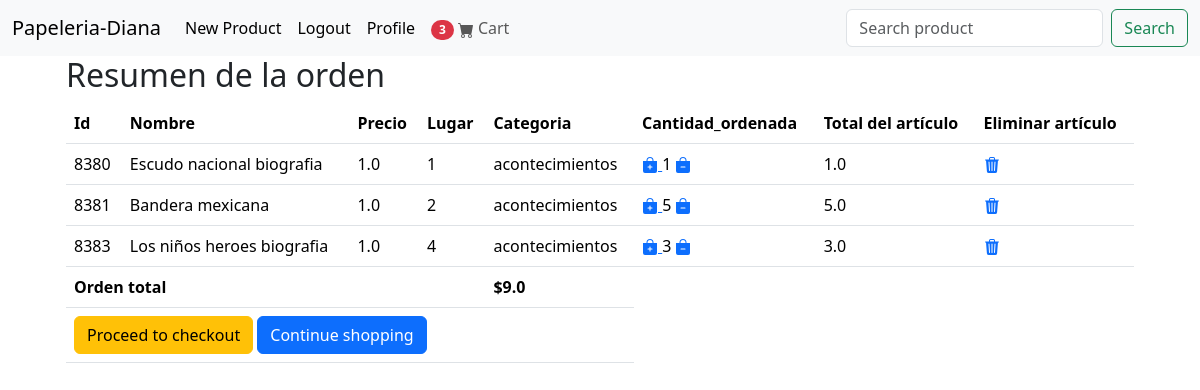
The page /order-summary/ (signed in) on the database its author committed.
### pape/models.py (models this page shows, shortened)
class Order(models.Model):
    author = models.ForeignKey(User, on_delete=models.CASCADE)
    items = models.ManyToManyField(OrderItem)
    fecha_orden = models.DateTimeField()
    ordered = models.BooleanField(default=False)
    def get_total(self):
        total = 0
        for order_item in self.items.all():
            total += order_item.get_total_item_price()
        return total

class OrderItem(models.Model):
    author = models.ForeignKey(User, on_delete=models.CASCADE)
    ordered = models.BooleanField(default=False)
    item = models.ForeignKey(Item, on_delete=models.CASCADE)
    cantidad_ordenada = models.IntegerField(default=1)
    def get_total_item_price(self):
        return self.cantidad_ordenada * self.item.precio

class Item(models.Model):
    nombre = models.CharField(max_length=100)
    precio = models.FloatField()
    lugar = models.CharField(max_length=10, blank=True)
    categoria = models.CharField(choices=CATEGORIAS_SELECCIONADAS, max_length=20, default="escolar", blank="")
    cantidad_inventario = models.IntegerField()
    fecha_creacion = models.DateTimeField(auto_now_add=True)
    author = models.ForeignKey(User, on_delete=models.CASCADE) #Este campo ligas las tablas Record y User.

### pape/views.py (the view)
# urls.py: path('order-summary/', OrderSummaryView.as_view(), name='order-summary'),
class OrderSummaryView(LoginRequiredMixin, View):
	def get(self, *args, **kwargs):
		try:
			order = Order.objects.get(author=self.request.user, ordered=False)
			context = {
				'object':order
			}
			return render(self.request, 'pape/order_summary.html', context)
		except ObjectDoesNotExist:
			messages.warning(request, 'No tienes una orden activa.')
			return redirect("/")

### pape/templatetags/cart_template_tags.py (called while the page is built)
@register.filter
def cart_item_count(user):
    if user.is_authenticated:
        qs = Order.objects.filter(author=user, ordered=False)
        if qs.exists():
            return qs[0].items.count()
    return 0

### pape/templates/pape/order_summary.html (shortened to what this page needs)
{% extends "pape/base.html" %}
{% block content %}
  <main>
    <div class="container">
    <div class="table-responsive text-nowrap">
    <h2>Resumen de la orden</h2>
    <table class="table">
        <thead>
        <tr>
            <th scope="col">Id</th>
            <th scope="col">Nombre</th>
            <th scope="col">Precio</th>
            <th scope="col">Lugar</th>
            <th scope="col">Categoria</th>
            <th scope="col">Cantidad_ordenada</th>
            <th scope="col">Total del artículo</th>
            <th scope="col">Eliminar artículo</th>
        </tr>
        </thead>
        <tbody>
            {% for order_item in object.items.all %}
        <tr>
            <td>{{ order_item.item.id }}</a></td>
            <td>{{ order_item.item.nombre }}</td>
            <td>{{ order_item.item.precio }}</td>
            <td>{{ order_item.item.lugar }}</td>
            <td>{{ order_item.item.categoria }}</td>
            <td>
                <a href="{% url 'add-to-cart' order_item.item.pk %}">
                </a>
                {{ order_item.cantidad_ordenada }}
                <a href="{% url 'remove-single-item-from-cart' order_item.item.pk %}">
                    <svg xmlns="http://www.w3.org/2000/svg" width="16" height="16" fill="currentColor" class="bi bi-bag-dash-fill" viewBox="0 0 16 16">
                        <path fill-rule="evenodd" d="M10.5 3.5a2.5 2.5 0 0 0-5 0V4h5zm1 0V4H15v10a2 2 0 0 1-2 2H3a2 2 0 0 1-2-2V4h3.5v-.5a3.5 3.5 0 1 1 7 0M6 9.5a.5.5 0 0 0 0 1h4a.5.5 0 0 0 0-1z"/>
                    </svg>
                </a>
            </td>
            <td>{{ order_item.get_total_item_price }} </td>
            <td >
                <a href="{% url 'remove-from-cart' order_item.item.pk %}" >
                </a>
            </td>
        </tr>
        {% endfor %}
        {% if object.get_total %}
        <tr>
            <td colspan="4"><b>Orden total</b></td>
            <td><b>${{ object.get_total }}</b></td>
        </tr>
        <tr>
            <td colspan="5">
                <a class='btn btn-warning float-right ml-2' href='#'>Proceed to checkout</a>
                <a class='btn btn-primary float-right' href='/'>Continue shopping</a>
            </td>
        </tr>
        {% endif %}
        </tbody>
    </table>
    </div>
    </div>
  </main>
{% endblock content %}

### pape/templates/pape/base.html (shortened to what this page needs)
{% load cart_template_tags %}
{% load static %}
<!DOCTYPE html>
<html lang="en">
<head>
    <link href="https://cdn.jsdelivr.net/npm/bootstrap@5.3.3/dist/css/bootstrap.min.css" rel="stylesheet">
</head>
<body>
    <nav class="navbar navbar-expand-lg bg-body-tertiary">
        <div class="container-fluid">
            <a class="navbar-brand" href="{% url 'pape-home' %}">Papeleria-Diana</a>
            <div class="collapse navbar-collapse" id="navbarSupportedContent">
                <ul class="navbar-nav me-auto mb-2 mb-lg-0">
                {%if user.is_authenticated %}
                    <li class="nav-item">
                        <a class="nav-link active" aria-current="page" href="{% url 'pape-create' %}">New Product</a>
                    </li>
                    <li class="nav-item">
                        <a class="nav-link active" aria-current="page" href="{% url 'logout' %}">Logout</a>
                    </li>
                    <li class="nav-item">
                        <a class="nav-link active" aria-current="page" href="{% url 'profile' %}">Profile</a>
                    </li>
                    <li class="nav-item">
                        <a href="{% url 'order-summary' %}" class="nav-link waves-effect">
                            <span class="badge rounded-pill bg-danger">
                                {{ request.user|cart_item_count }}
                            </span>
                        <span class="clearfix d-none d-sm-inline-block"> Cart </span>
                        </a>
                    </li>
                    {%endif%}
                </ul>
                <form class="d-flex" role="search" method="GET" action="{% url 'search' %}">
                    <input class="form-control me-2" type="search" placeholder="Search product" aria-label="Search" name="search">
                    <button class="btn btn-outline-success" type="submit">Search</button>
                </form>
            </div>
        </div>
    </nav>
    <div class="container">
        <div class="container">
            {%block content%}
            {%endblock%}
        </div>
    </div>
</body>
</html>

### rows shown on the page
OrderItem: item.id "8380", item.nombre "Escudo nacional biografia", item.precio "1.0", item.lugar "1", item.categoria "acontecimientos", cantidad_ordenada "1", get_total_item_price "1.0"
OrderItem: item.id "8381", item.nombre "Bandera mexicana", item.precio "1.0", item.lugar "2", item.categoria "acontecimientos", cantidad_ordenada "5", get_total_item_price "5.0"
OrderItem: item.id "8383", item.nombre "Los niños heroes biografia", item.precio "1.0", item.lugar "4", item.categoria "acontecimientos", cantidad_ordenada "3", get_total_item_price "3.0"
Order: get_total "9.0"

### other values the page prints
{{ request.user|cart_item_count }} "3"
